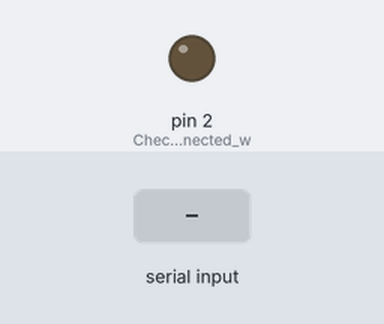
Recording of a sketch running on a simulated Arduino Uno, built with avr-gcc and run on an emulated ATmega328P. Shown: output pins drawn as LEDs (lit = HIGH). The inputs (shaded band) are chosen by the test bench. No radio packets arrive unless stated.

Above: at 1.2 s.
1.3 s: "90,45,200\n" received over Serial
Timing chart, 0 to 4.3 s (numbered marks = the images above; inputs shaded):
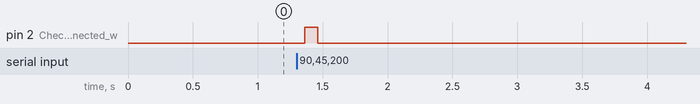

The sketch:

server.ino
```cpp
#include  <SPI.h>
#include "nRF24L01.h"
#include "RF24.h"
#include "printf.h" // Libraries are called

int message[3];      // 3 elemented array is defined 2 for pwm values 1 for direction of robot
RF24 transmitter(9,10);     // Pins are selected as nrf connection
const uint64_t pipe = 0xE8E8F0F0E1LL; // pipe is defined
String inmsg;
String msg_arr[3];

void setup(void)
{
Serial.begin(9600);
Serial.setTimeout(50);   // This cancels the standard 1s timeout time to 50ms which makes transmission 200x faster
 transmitter.begin();                // Starting nrf
 transmitter.openWritingPipe(pipe);  // Pipe is selected to be transmitted
 transmitter.setPALevel(RF24_PA_MIN);
 transmitter.stopListening();
 pinMode(2, OUTPUT);                  // Check led was connected whether its working

  printf_begin();
  transmitter.printDetails();
}


void loop(void)
{
  bool chck=false;
  if(Serial.available() > 0){
    inmsg = Serial.readString();
    message[0] =  getValue(inmsg, ',', 0).toInt();
    message[1] = getValue(inmsg, ',', 1).toInt();
    message[2] = getValue(inmsg, ',', 2).toInt();
    chck = transmitter.write(&message, 2*sizeof(message));   //Transmits messages
    if(chck)
       digitalWrite(2, HIGH);
  }


       delay(100);
       digitalWrite(2, LOW);
}

/*
getValue function helps to transmit each command in message array seperately
when reading message from serial port.
*/

 String getValue(String data, char separator, int index)
{
    int found = 0;
    int strIndex[] = { 0, -1 };
    int maxIndex = data.length() - 1;

    for (int i = 0; i <= maxIndex && found <= index; i++) {
        if (data.charAt(i) == separator || i == maxIndex) {
            found++;
            strIndex[0] = strIndex[1] + 1;
            strIndex[1] = (i == maxIndex) ? i+1 : i;
        }
    }
    return found > index ? data.substring(strIndex[0], strIndex[1]) : "";
}
```

Measured:
- after the input at 1.3 s, pin 2 (Check_led_was_connected_w): LOW → HIGH after 0.06 s, → LOW 0.10 s later
